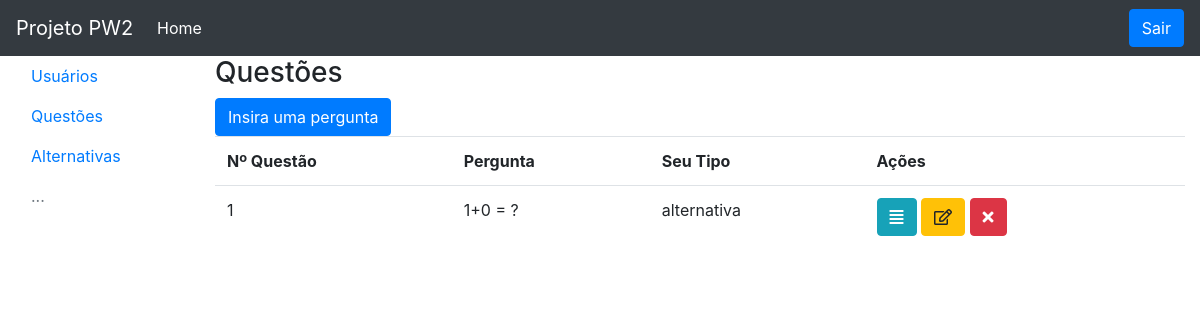
Page /questoes.php (signed in) on the committed database.
### tables this page shows
CREATE TABLE `questoes` (
  `idPergunta` int(11) NOT NULL,
  `pergunta` varchar(200) NOT NULL,
  `tipo` varchar(200) NOT NULL
);

### PerguntaDAO.php (called while the page is built, shortened)
<?php
class PerguntaDAO
{
    private $con;
    public function __construct()
    {
        $this->con = mysqli_connect(DB_SERVER, DB_USER, DB_PASS, DB_NAME);
    }
    public function buscar()
    {
        $sql = 'SELECT * FROM questoes';
        $rs = $this->con->query($sql);
        $lista = array();
        while ($linha = $rs->fetch_object()) {
            $lista[] = $linha;
        }
        return $lista;
    }
}

### questoes.php (the view, shortened to what this page needs)
<?php
include 'PerguntaDAO.php';
$PerguntaDAO = new PerguntaDAO();
$lista = $PerguntaDAO->buscar();
include 'cabecalho.php';
include 'menu.php';
?>
<!DOCTYPE html>
<div class="col-10">
    <h3>Questões</h3>
    <button type="button" class="btn btn-primary" data-toggle="modal" data-target="#modalnovo">
        Insira uma pergunta
    </button>
    <table class="table">
        <tr>
            <th>Nº Questão</th>
            <th>Pergunta</th>
            <th>Seu Tipo</th>
            <th>Ações</th>
        </tr>
        <?php foreach ($lista as $pergunta) : ?>
            <td><?= $pergunta->idPergunta; ?></td>
            <td><?= $pergunta->pergunta; ?></td>
            <td><?= $pergunta->tipo; ?></td>
            <td>
                <a class="btn btn-info" href="\alternativas?pergunta=<?= $pergunta->idPergunta; ?>">
                    <i class="fas fa-align-justify"></i>
                </a>
                <button class="btn btn-warning btn-editar" data-toggle="modal" data-target="#modaleditar" data-id="<?= $questao->idPergunta ?>" data-texto="<?= $questao->pergunta ?>" data-tipo="<?= $questao->tipo ?>">
                    <i class="far fa-edit"></i>
                </button>
                <a class="btn btn-danger" href="PerguntaController.php?acao=apagar&id=<?= $pergunta->idPergunta; ?>">
                    <i class="fas fa-times"></i>
                </a>
            </td>
        <?php endforeach; ?>
    </table>
</div>
</div>
</div>
</body>
<html>

### rows in the picture
questoes: idPergunta "1", pergunta "1+0 = ?", tipo "alternativa"
